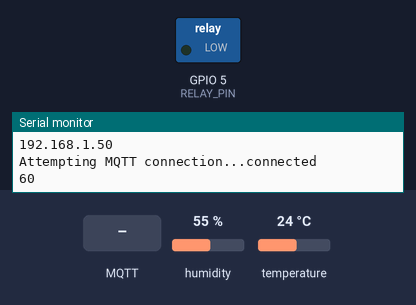
Bench run of a sketch on a simulated ESP32. Parts: switched loads named in the sketch (green lamp = pin HIGH), the last lines printed to the serial monitor. The inputs (shaded band) are chosen by the test bench; at power-on: humidity 55 %, temperature 24 °C. WiFi joins after 1.5 s; servers stay silent unless stated; EEPROM starts erased; no MQTT or app messages arrive unless stated.

Above: at 2.7 s.
2.8 s: MQTT message "bme280/fanspeed" arrives on the first subscribed topic
At 3.8 s:
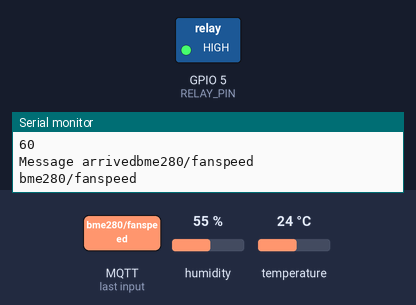
5.0 s: MQTT message "90" arrives on the first subscribed topic
At 6.7 s:
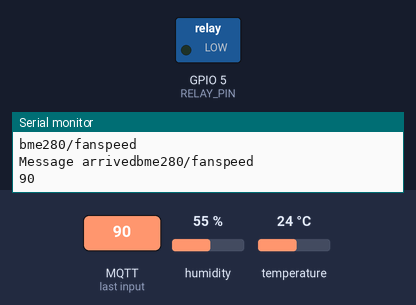
7.0 s: MQTT message "0" arrives on the first subscribed topic
At 8.5 s:
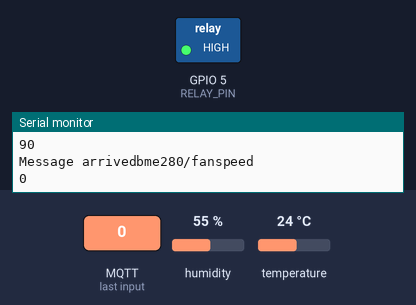
Timing chart, 0 to 10.0 s (numbered marks = the images above; inputs shaded):
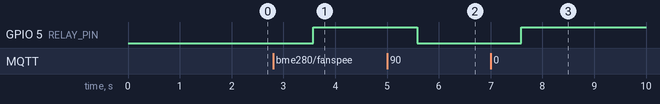

Measured:
- after the input at 2.8 s, GPIO 5 (RELAY_PIN): LOW → HIGH after 0.78 s
- after the input at 5.0 s, GPIO 5 (RELAY_PIN): HIGH → LOW after 0.58 s
- after the input at 7.0 s, GPIO 5 (RELAY_PIN): LOW → HIGH after 0.59 s

The sketch:

esp32-fan-bme280-controller.ino
```cpp
#include <Wire.h>
#include <Adafruit_Sensor.h>
#include <Adafruit_BME280.h>

#include <WiFi.h>
#include <PubSubClient.h>

#include <Preferences.h>

Preferences preferences;
String fanSpeed = "60"; // default value

#define BME_SDA 22
#define BME_SCL 21
#define RELAY_PIN 5
Adafruit_BME280 bme; // I2C

const char* ssid = "WLAN";
const char* password = "20012017";
const char* mqtt_server = "homeassistant.local";

WiFiClient espClient;
PubSubClient client(espClient);

void setup() {
    Serial.begin(115200);

    Wire.begin(BME_SDA, BME_SCL);
    if (!bme.begin(0x76)) {
        Serial.println("Could not find a valid BME280 sensor, check wiring!");
        while (1);
    }

    pinMode(RELAY_PIN, OUTPUT); // Set the relay pin as output

    setup_wifi();
    client.setServer(mqtt_server, 1883);
    client.setCallback(callback);

    preferences.begin("my-app", false);
    fanSpeed = preferences.getString("fanSpeed", "60");
}

void setup_wifi() {
    delay(10);
    Serial.println();
    Serial.print("Connecting to ");
    Serial.println(ssid);

    WiFi.begin(ssid, password);

    while (WiFi.status() != WL_CONNECTED) {
        delay(500);
        Serial.print(".");
    }

    Serial.println("");
    Serial.println("WiFi connected");
    Serial.println("IP address: ");
    Serial.println(WiFi.localIP());
}

void loop() {
    if (!client.connected()) {
        reconnect();
    }
    client.loop();

    // Convert temperature and humidity to string
    char tempStr[6];
    dtostrf(bme.readTemperature(), 4, 2, tempStr);
    char humStr[6];
    dtostrf(bme.readHumidity(), 4, 2, humStr);

    // Publish temperature and humidity
    client.publish("bme280/temperature", tempStr);
    client.publish("bme280/humidity", humStr);

    // Check if humidity is over 60%
    Serial.println(fanSpeed);
    if (bme.readHumidity() > fanSpeed.toFloat()) {
        client.publish("bme280/fan", "on");
        digitalWrite(RELAY_PIN, HIGH); // Trigger the relay pin
    } else {
        client.publish("bme280/fan", "off");
        digitalWrite(RELAY_PIN, LOW); // Reset the relay pin
    }

    delay(2000);
}

void reconnect() {
    while (!client.connected()) {
        Serial.print("Attempting MQTT connection...");
        // Attempt to connect, providing the username and password
        if (client.connect("ESP32Client", "user", "dcves345twaesed7hngq8w7o34zn2q83e2q")) {
            client.subscribe("bme280/fanspeed"); // subscribe to the topic
            Serial.println("connected");
        } else {
            Serial.print("failed, rc=");
            Serial.print(client.state());
            Serial.println(" try again in 5 seconds");
            delay(5000);
        }
    }
}

void callback(char* topic, byte* payload, unsigned int length) {
    // existing code...
    Serial.println("Message arrived" + String(topic));
    // check if the topic is "bme280/fanspeed"
    if (strcmp(topic, "bme280/fanspeed") == 0) {
        // convert payload to string and store in fanSpeed
        payload[length] = '\0'; // null-terminate the payload
        fanSpeed = String((char*)payload);

        // store the new fanSpeed value in the Preferences
        preferences.putString("fanSpeed", fanSpeed);
    }
}
```
